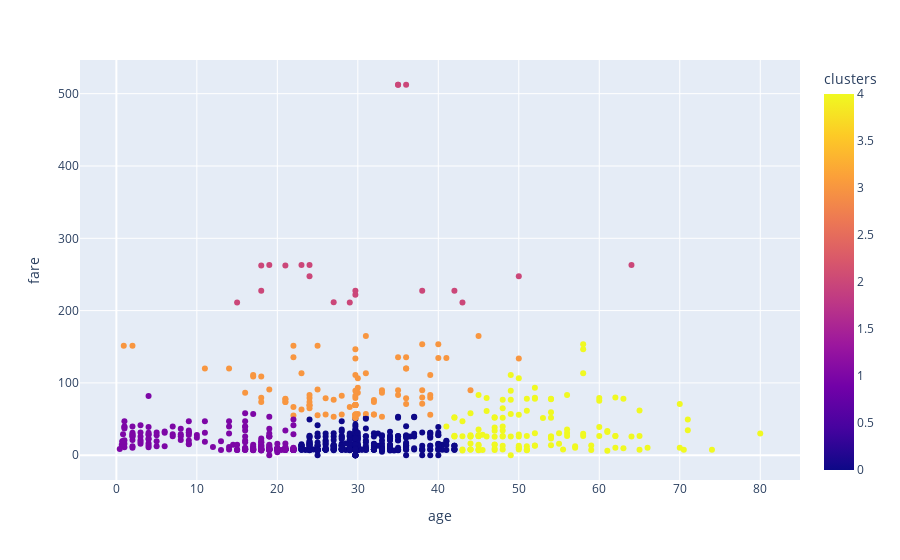

Notebook source saved alongside this figure:
### Code cell
fig = px.scatter(data_frame=df,x='age',y='fare', color='clusters')
fig.show()

### Figure 1 — Plotly figure (JSON) as saved in the notebook; plotly's stock layout.template omitted (floating-point values rounded to 4 significant figures; data arrays with more than 128 entries replaced by an {"elided": "..."} marker saying what was removed)
{"data": [{"hovertemplate": "age=%{x}<br>fare=%{y}<br>clusters=%{marker.color}<extra></extra>", "legendgroup": "", "marker": {"color": {"elided": "891 int values"}, "coloraxis": "coloraxis", "symbol": "circle"}, "mode": "markers", "name": "", "orientation": "v", "showlegend": false, "type": "scatter", "x": {"elided": "891 float values"}, "xaxis": "x", "y": {"elided": "891 float values"}, "yaxis": "y"}], "layout": {"coloraxis": {"colorbar": {"title": {"text": "clusters"}}, "colorscale": [[0, "#0d0887"], [0.1111, "#46039f"], [0.2222, "#7201a8"], [0.3333, "#9c179e"], [0.4444, "#bd3786"], [0.5556, "#d8576b"], [0.6667, "#ed7953"], [0.7778, "#fb9f3a"], [0.8889, "#fdca26"], [1, "#f0f921"]]}, "legend": {"tracegroupgap": 0}, "margin": {"t": 60}, "xaxis": {"anchor": "y", "domain": [0, 1], "title": {"text": "age"}}, "yaxis": {"anchor": "x", "domain": [0, 1], "title": {"text": "fare"}}}}
